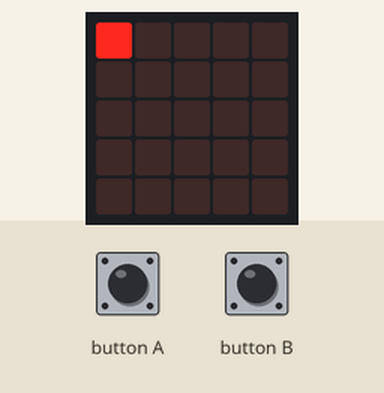
This program was run on a simulated BBC micro:bit (MakeCode). Shown: the board's 5×5 LED display. Inputs (shaded band) come from the test bench.

Above: at 1.2 s.
1.3 s: button A pressed for 0.15 s
At 3.1 s:
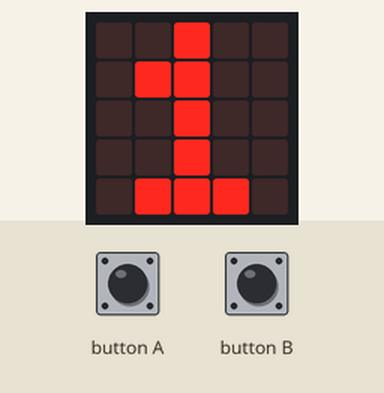
4.4 s: button B pressed for 0.15 s
At 4.67 s:
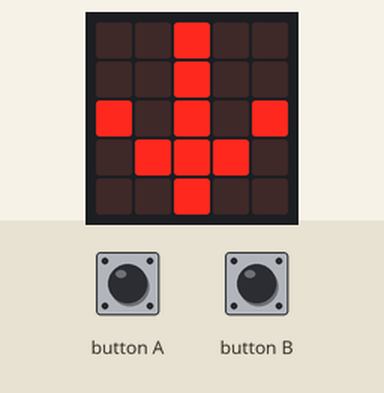
7.5 s: button A pressed for 0.15 s
At 7.77 s:
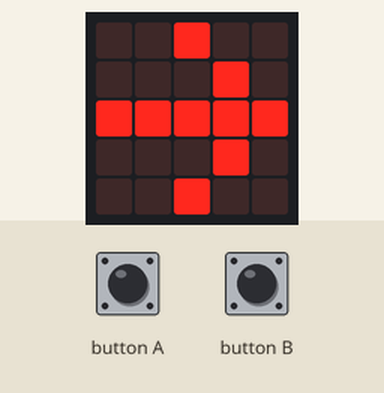
10.6 s: button B pressed for 0.15 s
At 10.87 s:
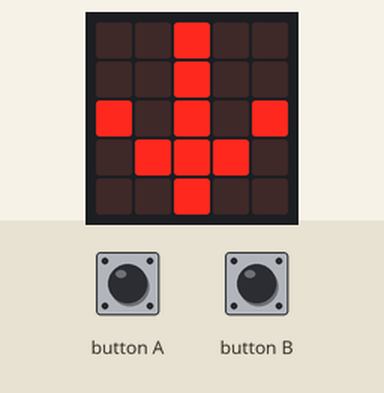
13.7 s: button A pressed for 0.15 s
At 14.9 s:
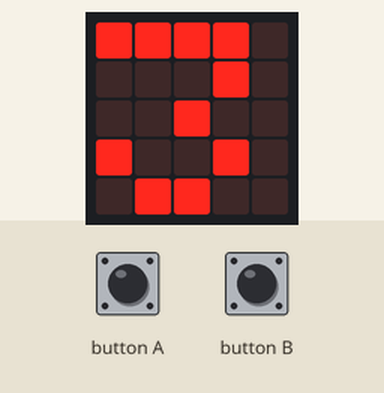
16.8 s: button B pressed for 0.15 s
At 20.7 s:
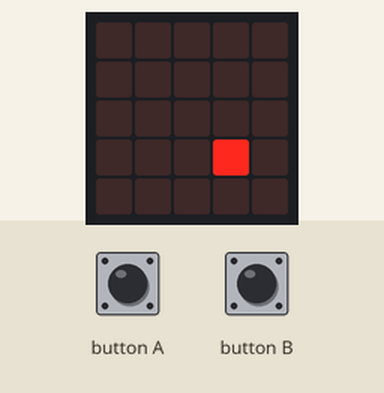
Timing chart, 0 to 20.9 s (numbered marks = the images above; inputs shaded):
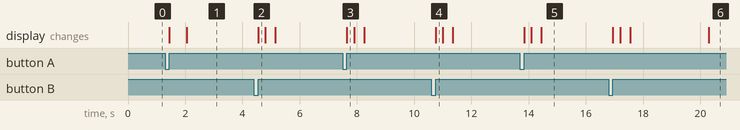

The program:

main.ts
```typescript
input.onButtonPressed(Button.A, function () {
    basic.showArrow(ArrowNames.East)
    coordenada_X += 1
    basic.showNumber(coordenada_X)
    basic.pause(2000)
    if (!(validar_coordenadas())) {
        basic.showIcon(IconNames.No)
    }
})
function validar_coordenadas () {
    if (coordenada_X <= 4 && coordenada_Y <= 4) {
        basic.clearScreen()
        led.plot(coordenada_X, coordenada_Y)
        return true
    } else {
        basic.showLeds(`
            . . # . .
            . # # # .
            # # # # #
            . # # # .
            . . # . .
            `)
        coordenada_X = 0
        basic.showLeds(`
            . . # . .
            . # . # .
            # . # . #
            . # . # .
            . . # . .
            `)
        coordenada_Y = 0
        basic.pause(100)
        basic.clearScreen()
    }
    return false
}
input.onButtonPressed(Button.B, function () {
    basic.showArrow(ArrowNames.South)
    coordenada_Y += 1
    basic.showNumber(coordenada_Y)
    basic.pause(2000)
    if (!(validar_coordenadas())) {
        basic.showIcon(IconNames.Cow)
    }
})
let coordenada_Y = 0
let coordenada_X = 0
coordenada_X = 0
coordenada_Y = 0
led.plot(coordenada_X, coordenada_Y)
```

test.ts
```typescript
// aquí va el archivo "tests"; esto no se compilará cuando este paquete se utilice como una extensión.
```

Measured:
- after the input at 1.3 s, the display: first changes after 0.15 s (image 1 shows a later state)
- after the input at 4.4 s, the display: changes after 0.15 s (image 2)
- after the input at 7.5 s, the display: changes after 0.15 s (image 3)
- after the input at 10.6 s, the display: changes after 0.15 s (image 4)
- after the input at 13.7 s, the display: first changes after 0.15 s (image 5 shows a later state)
- after the input at 16.8 s, the display: first changes after 0.15 s (image 6 shows a later state)
